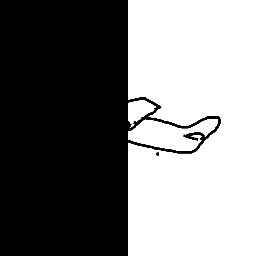
#> input picture SketchyDatabase/partial_sketches/airplane/n02691156_507-3.png, 256 x 256 px, given as the content of the folder tchyDatabase/temp_extraction/256x256/splitted_sketches/train, which was not available
$ jupyter execute --allow-errors Draw_and_Learn_AI.ipynb   (text cells are left out)
#> lines starting #> are read from the running program, lines starting #| are printed output that depends on the picture; after the words box and inside, x2 and y2 are one past the last pixel; in counts of white or black regions, pixels touching at a corner belong together; pictures that were not available may be replaced by others from this repository, and a replacement may not be noted
[cell 1]
from google.colab import drive
drive.mount('/content/drive')

# ✅ UPDATE this if your ZIP is elsewhere
zip_path = "/content/drive/MyDrive/sketchy data.zip"
extract_dir ="/content/SketchyDatabase"

[cell 2]
import zipfile, os

if not os.path.exists(extract_dir):
    os.makedirs(extract_dir)
    with zipfile.ZipFile(zip_path, 'r') as zip_ref:
        zip_ref.extractall(extract_dir)
    print(f"✅ Extracted to {extract_dir}")
else:
    print("📂 Already extracted")

[cell 3]
# Fix if ZIP extracts without 'temp_extraction' folder
extracted_root = "/content/SketchyDatabase"
expected_path = os.path.join(extracted_root, "temp_extraction", "256x256", "splitted_sketches")

#> (the rest of this cell did not finish here and is left out)

[cell 4]
src_root = "/content/SketchyDatabase"
dest_root = "/content/SketchyDatabase/organized_dataset"
train_dir = '/content/SketchyDatabase/organized_dataset/train'
test_dir = '/content/SketchyDatabase/organized_dataset/test'

[cell 5]
import shutil

def organize_sketchy_dataset(src_root, dest_root):
    splits = ['train', 'test']
    for split in splits:
        split_path = os.path.join(src_root, 'temp_extraction', '256x256', 'splitted_sketches', split)

        for folder in os.listdir(split_path):
            folder_path = os.path.join(split_path, folder)
            if not os.path.isdir(folder_path):
                continue

            for class_name in os.listdir(folder_path):
                class_path = os.path.join(folder_path, class_name)
                if not os.path.isdir(class_path):
                    continue

                dest_class_folder = os.path.join(dest_root, split, class_name)
                os.makedirs(dest_class_folder, exist_ok=True)

                for img_file in os.listdir(class_path):
                    if img_file.lower().endswith(('.png', '.jpg', '.jpeg')):
                        src_img = os.path.join(class_path, img_file)
                        dest_img = os.path.join(dest_class_folder, img_file)
                        shutil.copy2(src_img, dest_img)

    print("✅ Dataset organized into train/test/class folders!")

# Call the function
organize_sketchy_dataset('SketchyDatabase', 'SketchyDatabase/organized_dataset')

[cell 6]
from collections import defaultdict

data_path = 'SketchyDatabase/organized_dataset/train'
class_counts = defaultdict(int)

for class_name in os.listdir(data_path):
    class_dir = os.path.join(data_path, class_name)
    if os.path.isdir(class_dir):
        class_counts[class_name] = len(os.listdir(class_dir))

print(f"📦 Total classes found: {len(class_counts)}")
print("🔍 Sample class distribution (first 10):")
for i, (cls, count) in enumerate(class_counts.items()):
    if i >= 10:
        break
    print(f"  - {cls}: {count} images")

[cell 7]
import matplotlib.pyplot as plt
import random
from PIL import Image
import os

def show_random_class_samples(data_dir, num_classes=8, images_per_class=1):
    class_folders = random.sample(os.listdir(data_dir), num_classes)

    plt.figure(figsize=(images_per_class * 2.5, num_classes * 2.5))

    img_count = 1
    for class_idx, class_name in enumerate(class_folders):
        class_path = os.path.join(data_dir, class_name)
        image_files = random.sample(
            [f for f in os.listdir(class_path) if f.lower().endswith(('.jpg', '.png'))],
            images_per_class
        )

        for image_file in image_files:
            img_path = os.path.join(class_path, image_file)
            image = Image.open(img_path).convert("RGB")

            plt.subplot(num_classes, images_per_class, img_count)
            plt.imshow(image)
            plt.title(class_name, fontsize=8)
            plt.axis('off')
            img_count += 1

    plt.tight_layout()
    plt.show()

# Show 8 random classes with 1 image each
#> (the rest of this cell did not finish here and is left out)


[cell 8]
from PIL import Image
import os

def resize_images_in_folder(folder_path, size=(256, 256)):
    count = 0
    for root, _, files in os.walk(folder_path):
        for file in files:
            if file.lower().endswith(('.jpg', '.png', '.jpeg')):
                img_path = os.path.join(root, file)
                try:
                    img = Image.open(img_path).convert("RGB")
                    img = img.resize(size, Image.Resampling.LANCZOS)
                    img.save(img_path)
                    count += 1
                except Exception as e:
                    print(f"⚠️ Error resizing: {img_path} | Error: {e}")
    print(f"✅ Resized {count} images to {size}")

# Apply to both train and test sets
resize_images_in_folder('SketchyDatabase/organized_dataset/train')
resize_images_in_folder('SketchyDatabase/organized_dataset/test')

[cell 9]
from PIL import Image
import os

def check_image_sizes(folder_path, expected_size=(256, 256)):
    mismatched_images = []
    total_images = 0

    for root, _, files in os.walk(folder_path):
        for file in files:
            if file.lower().endswith(('.jpg', '.png', '.jpeg')):
                total_images += 1
                img_path = os.path.join(root, file)
                try:
                    img = Image.open(img_path)
                    if img.size != expected_size:
                        mismatched_images.append((img_path, img.size))
                except Exception as e:
                    print(f"⚠️ Error opening image: {img_path} | Error: {e}")

    if mismatched_images:
        print(f"❌ Found {len(mismatched_images)} images NOT of size {expected_size}:")
        for path, size in mismatched_images[:10]:  # show first 10
            print(f" - {path} with size {size}")
    else:
        print(f"✅ All {total_images} images in '{folder_path}' are of size {expected_size}.")

# Check train folder
check_image_sizes('SketchyDatabase/organized_dataset/train')

# Check test folder
check_image_sizes('SketchyDatabase/organized_dataset/test')

[cell 10]
import os

base_dir = 'SketchyDatabase/organized_dataset/test'  # or 'train' if you want

if not os.path.exists(base_dir):
    print(f"Dataset folder not found: {base_dir}")
else:
    classes = [d for d in os.listdir(base_dir) if os.path.isdir(os.path.join(base_dir, d))]
    print(f"Number of classes found: {len(classes)}")
    print("Sample classes:", classes[:10])  # print first 10 class names

[cell 11]
import os
import random
import cv2
import numpy as np
import matplotlib.pyplot as plt

def load_random_image(base_dir='SketchyDatabase/organized_dataset', split='test', class_name=None):
    """
    Load random image from dataset.
    If class_name is None, pick random class.
    """
    split_dir = os.path.join(base_dir, split)

    if class_name is None:
        classes = [d for d in os.listdir(split_dir) if os.path.isdir(os.path.join(split_dir, d))]
        class_name = random.choice(classes)
    class_dir = os.path.join(split_dir, class_name)

    images = [f for f in os.listdir(class_dir) if f.lower().endswith(('.png', '.jpg', '.jpeg'))]
    img_file = random.choice(images)

    img_path = os.path.join(class_dir, img_file)
    print(f"Selected class: {class_name}, image: {img_file}")

    img = cv2.imread(img_path, cv2.IMREAD_GRAYSCALE)
    return img, class_name, img_path

def color_fill_on_sketch(img, click_point=None, fill_color=(0,255,0)):
    # Step 1: Threshold to binary (invert so lines are white)
    _, binary = cv2.threshold(img, 127, 255, cv2.THRESH_BINARY_INV)

    # Step 2: Morphological closing to close small gaps
    kernel = cv2.getStructuringElement(cv2.MORPH_ELLIPSE, (5,5))
    closed = cv2.morphologyEx(binary, cv2.MORPH_CLOSE, kernel)

    # Step 3: Find contours
    contours, _ = cv2.findContours(closed, cv2.RETR_EXTERNAL, cv2.CHAIN_APPROX_SIMPLE)

    # Default click_point to center if None
    if click_point is None:
        h, w = img.shape
        click_point = (w//2, h//2)

    # Step 4: Find contour that contains the point
    contour_idx = -1
    for i, cnt in enumerate(contours):
        if cv2.pointPolygonTest(cnt, click_point, False) >= 0:
            contour_idx = i
            break

    # Prepare color image for visualization
    color_img = cv2.cvtColor(img, cv2.COLOR_GRAY2BGR)

    if contour_idx != -1:
        # Create mask for floodFill (2 pixels bigger than image)
        h, w = img.shape
        mask = np.zeros((h+2, w+2), np.uint8)

        # Flood fill on the color image, starting from click_point
        cv2.floodFill(color_img, mask, click_point, fill_color, flags=cv2.FLOODFILL_FIXED_RANGE)
    else:
        print("Click point not inside any contour! No fill applied.")

    # Visualization
    plt.figure(figsize=(15,5))

    plt.subplot(1,4,1)
    plt.title("Original Sketch")
    plt.imshow(img, cmap='gray')
    plt.scatter([click_point[0]], [click_point[1]], c='red', s=50)
    plt.axis('off')

    plt.subplot(1,4,2)
    plt.title("Binary (Inverted)")
    plt.imshow(binary, cmap='gray')
    plt.axis('off')

    plt.subplot(1,4,3)
    plt.title("After Morph Closing")
    plt.imshow(closed, cmap='gray')
    plt.axis('off')

    plt.subplot(1,4,4)
    plt.title("Color Fill Result")
    plt.imshow(cv2.cvtColor(color_img, cv2.COLOR_BGR2RGB))
    plt.axis('off')

    plt.show()

# Example usage:
# Load random image from class 'cat' in test split
img, classname, imgpath = load_random_image(class_name='cat', split='test')
#> in load_random_image, img is the input picture: shape (256, 256); min 0, max 255, mean 124.2
#> classname = 'cat'

# Pick click point somewhere near center, or you can choose manually like (100,100)
click_point = (img.shape[1]//2, img.shape[0]//2)
#> click_point = (128, 128)

# # Run color fill on loaded image
# color_fill_on_sketch(img, click_point=click_point, fill_color=(255, 0, 0))  # Fill blue color

# Example: convert hex "#00FF00" (green) to BGR
hex_color = "#00FF00"
rgb_color = tuple(int(hex_color[i:i+2], 16) for i in (1, 3, 5))
bgr_color = (rgb_color[2], rgb_color[1], rgb_color[0])
color_fill_on_sketch(img, click_point=click_point, fill_color=bgr_color)
#> in color_fill_on_sketch, `_, binary = cv2.threshold(img, 127, 255, cv2.THRESH_BINARY_INV)`:
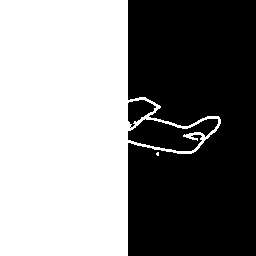
#> binary: shape (256, 256); 51.3% white; 3 black regions, box (x1, y1, x2, y2) and area: (128, 0, 256, 256) 29732, (128, 119, 218, 151) 1739, (128, 100, 156, 128) 437
#> in color_fill_on_sketch, `closed = cv2.morphologyEx(binary, cv2.MORPH_CLOSE, kernel)`:
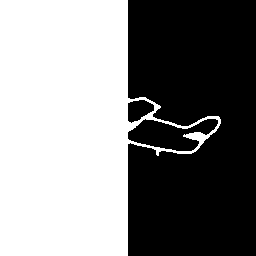
#> closed: shape (256, 256); 51.5% white; 3 black regions
#> in color_fill_on_sketch, `contours, _ = cv2.findContours(closed, cv2.RETR_EXTERNAL, cv2.CHAIN_AP..`: contours = 1 contour; box (x1, y1, x2, y2) and area: (0, 0, 221, 256) 35360
#> the loop in color_fill_on_sketch, `for i, cnt in enumerate(contours):` made 1 pass
#> contour_idx on pass 1: 0
#> in color_fill_on_sketch, `cv2.floodFill(color_img, mask, click_point, fill_color, flags=cv2.FLOO..`: color_img: shape (256, 256, 3); mean B, G, R 124.2, 124.2, 124.2
#> in color_fill_on_sketch, `plt.show()`:
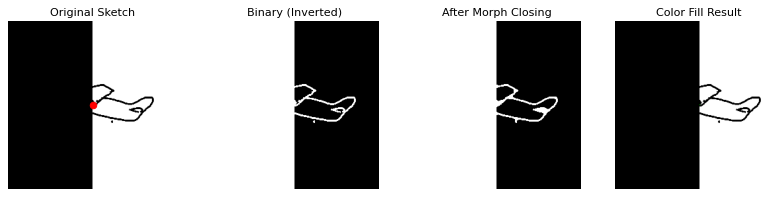
#> figure drawn by matplotlib, 4 panels
